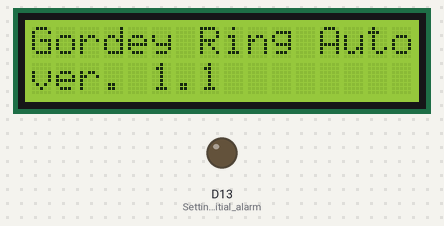
The sketch below on a simulated Arduino Zero (SAMD21). On the bench: 16×2 character LCD, output pins drawn as LEDs (lit = HIGH). The local clock reads 2024-03-15 10:24:30 at power-on unless the sketch sets it; what the sketch prints to the serial monitor is not drawn.

Above: at 0.1 s.
At 3.1 s:
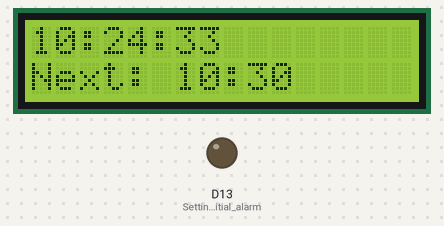
At 21.2 s:
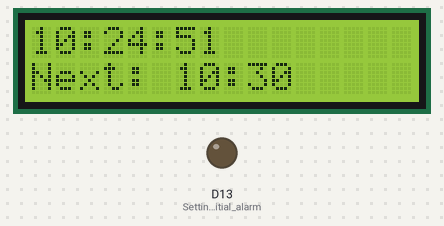
At 37.2 s:
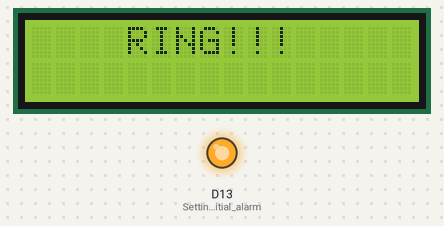
Timing chart, 0 to 40.0 s (numbered marks = the images above):
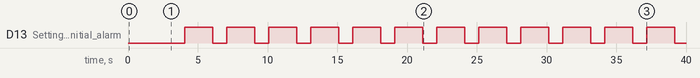

The sketch:

displaytimev1.1.ino
```cpp
//Version 1.1
//Date 17.12.2016

#include <LiquidCrystal.h>  // Лобавляем необходимую библиотеку
LiquidCrystal lcd(7, 6, 5, 4, 3, 2); // (RS, E, DB4, DB5, DB6, DB7)

//Инициализация часов
#include <Wire.h>
#include <RTClib.h>
RTC_DS3231 rtc;

#if defined(ARDUINO_ARCH_SAMD)
  // for Zero, output on USB Serial console, remove line below if using programming port to program the Zero!
   #define Serial SerialUSB
#endif

char daysOfTheWeek[7][12] = {"Sunday", "Monday", "Tuesday", "Wednesday", "Thursday", "Friday", "Saturday"};
const char* months[] = {"January", "February", "March", "April", "May", "June", "July", "August","September", "October", "November", "December"};
long rings[] = {32400,34800,35400,37800,38400,40800,41700,44100,45000,47400,48600,51000,51900,54300,54900,57300,57900,60300,60900,63300,63600,66000};
long nextAlarm;
DateTime tt;  //variable of type DateTime

void setup(){
  lcd.begin(16, 2); // Задаем размерность экрана
  Serial.println("LCD started.");

  lcd.clear();
  lcd.setCursor(0, 0);
  lcd.print("Gordey Ring Auto");
  lcd.setCursor(0, 2);
  lcd.print("ver. 1.1");
  delay(3000);
  // Start serial port
  Serial.begin(57600);

  // Wait while RTC starts
  if (! rtc.begin()) {
    Serial.println("Couldn't find RTC");
    while (1);   // sketch halts in an endless loop
  }
  Serial.println("Time set 1");

  // Wait while RTC starts
  if (! rtc.begin()) {
    Serial.println("Couldn't find RTC");
    while (1);   // sketch halts in an endless loop
  }

  if (! rtc.isrunning()) {
    Serial.println("RTC is NOT running!");
    // set the RTC date & time - to the time this sketch was compiled
    // rtc.adjust(DateTime(__DATE, TIME__));

    // set the RTC date & time - to any time you choose example
    //rtc.adjust(DateTime(2014, 1, 21, 3, 0, 0));      // would set to January 21, 2014 at 3:00:00 (3am)
    Serial.println("Time set 1");
    rtc.adjust(DateTime(2017, 2, 27, 20, 15, 00));   // would set to February 28, 2015 at 14:50:00 (2:50pm)
  }

  //rtc.adjust(DateTime(2016, 10, 23, 12, 5, 00));
  //Serial.println("Time set 2");

  pinMode(13, OUTPUT);  //Setting initial alarm
  tt = rtc.now(); // Get current time

  //Set up next alarm
  nextAlarm = getNextAlarm(tt.hour(), tt.minute(), tt.second());
  Serial.println("Setting next alarm (seconds): " + String(nextAlarm));
  Serial.println("Setting next alarm: " + String(nextAlarm / 3600) + ":" + String((nextAlarm % 3600) / 60));
  rtc.setAlarm1Simple(nextAlarm / 3600, (nextAlarm % 3600) / 60 );
}

void loop(){

  tt = rtc.now(); // Get current time

  Serial.print(realtime(tt.hour()));
  Serial.print(':');
  Serial.print(realtime(tt.minute()));
  Serial.print(':');
  Serial.println(realtime(tt.second()));

  lcd.clear();
  lcd.setCursor(0, 0);              // Устанавливаем курсор в начало 1 строки  lcd.print("Hello, world!");
  lcd.print(realtime(tt.hour()));
  lcd.print(':');
  lcd.print(realtime(tt.minute()));
  lcd.print(':');
  lcd.print(realtime(tt.second()));
  lcd.setCursor(0, 1);
  lcd.print("Next: ");
  lcd.print((nextAlarm - (nextAlarm % 3600))/3600);
  lcd.print(':');
  lcd.print(realtime((nextAlarm % 3600) / 60));


  delay(1000);

  if (rtc.checkIfAlarm(1)) {      //Give a school ring!
      ring();

      //Set up next alarm
      nextAlarm = getNextAlarm(tt.hour(), tt.minute(), tt.second());
      Serial.println("Setting next alarm (seconds): " + String(nextAlarm));
      Serial.println("Setting next alarm: " + String(nextAlarm / 3600) + ":" + String((nextAlarm % 3600) / 60));
      rtc.setAlarm1Simple(nextAlarm / 3600, (nextAlarm % 3600) / 60 );
  }
  else {
      Serial.println("No alarm.");
  }


}

String realtime(int num1) {

   //local variable declaration
   String result;

   if (num1 < 10)
      result = "0" + String(num1);
   else
      result = num1;

   return result;
}

int secondsOfDay(int hours, int minutes, int seconds) {

   //local variable declaration
   int result;

   result = hours*3600 + minutes*60 + seconds;

   return result;
}

int ring() {

   //local variable declaration
   if(tt.dayOfTheWeek() == 6 || tt.dayOfTheWeek() == 0){
      lcd.clear();
      lcd.setCursor(4, 0);
      lcd.print("WEEKEND!!!");
   }
   else{
     Serial.println("RING!!!!!!!!!!!!");
     lcd.clear();
     lcd.setCursor(4, 0);
     lcd.print("RING!!!");
     digitalWrite(13, HIGH);   // turn the LED on (HIGH is the voltage level)
     delay(2000);              // wait for a second
     digitalWrite(13, LOW);    // turn the LED off by making the voltage LOW
   }
}

long getNextAlarm(long hours1, long minutes1, long seconds1) {

   //local variable declaration /
   String myString;
   long timenow = 0;
   long result = rings[0];
   int i;
   timenow = hours1*3600 + minutes1*60 + seconds1 + 10;
   for(i = 0; i < 22; i = i + 1){
    //Serial.println(String(timenow) + " >> " + String(i) + " >> " + rings[i]);
    if(timenow < rings[i]){
      result = rings[i];
      //Serial.println("Found!..");
      break;
    }
   }
   return  result;
}
```

Measured:
- by itself, D13 (Setting_initial_alarm): alternates HIGH for 2.0 s and LOW for 1.0 s
- what the display in image 1 shows lasts 1.0 s, from 3.1 s to 4.1 s
